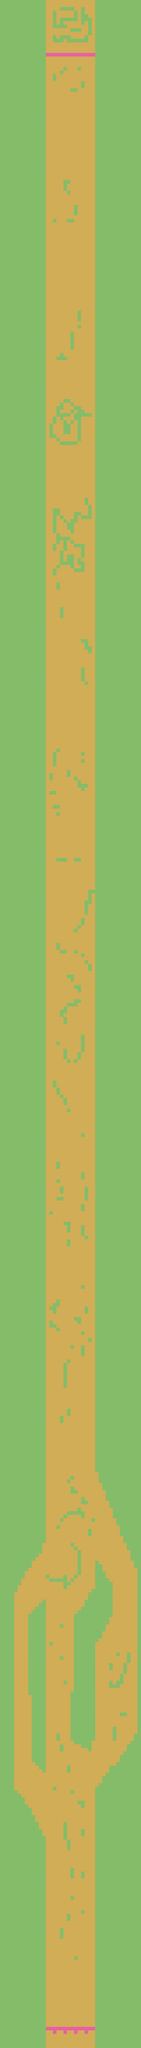

This is a level from a 2D game, rendered from its Tiled map with the project's own tilesets. A one-line summary and the map file follow, with tile-layer data summarised:
An orthogonal 40x580 tile map with 32x32 px tiles, 3 tile layers (bg1, bg2, bg3) and 119 objects (96x 1100, 21x 1000).

<map version="1.0" orientation="orthogonal" width="40" height="580" tilewidth="32" tileheight="32">
 <tileset firstgid="1" name="test" tilewidth="32" tileheight="32">
  <image source="test.png" width="64" height="64" />
 </tileset>
 <layer name="bg1" width="40" height="580">
  <data>[23200 cells, 23200 non-empty, 1 distinct tile ids]</data>
 </layer>
 <layer name="bg2" width="40" height="580">
  <data>[23200 cells, 9005 non-empty, 1 distinct tile ids]</data>
 </layer>
 <layer name="bg3" width="40" height="580">
  <data>[23200 cells, 502 non-empty, 2 distinct tile ids]</data>
 </layer>
 <objectgroup name="edges" width="40" height="580">
  <object x="864" y="18560" width="64" />
  <object x="864" y="18560" width="224" />
  <object type="1000" x="864" y="16192" width="416" height="2368" />
  <object type="1000" x="864" y="16192">
   <polygon points="0,0 384,-480 384,0" />
  </object>
  <object type="1000" x="1248" y="13312" width="32" height="2880" />
  <object type="1000" x="1248" y="14240">
   <polyline points="0,0 -384,-928 0,-928 0,0" />
  </object>
  <object type="1000" x="864" y="0" width="416" height="13312" />
  <object type="1000" x="0" y="0" width="416" height="13984" />
  <object type="1000" x="416" y="13984">
   <polygon points="0,0 -288,448 -288,0" />
  </object>
  <object type="1000" x="0" y="13984" width="128" height="2656" />
  <object type="1000" x="128" y="16192">
   <polygon points="0,0 288,448 0,448" />
  </object>
  <object type="1000" x="0" y="16640" width="416" height="1920" />
  <object type="1000" x="416" y="14496">
   <polygon points="0,0 -160,128 0,128" />
  </object>
  <object type="1000" x="864" y="14144">
   <polygon points="0,0 160,224 0,224" />
  </object>
  <object type="1000" x="864" y="14368">
   <polygon points="0,0 -192,288 0,288" />
  </object>
  <object type="1000" x="1024" y="14624">
   <polygon points="0,0 -160,0 -160,288" />
  </object>
  <object type="1000" x="832" y="15872">
   <polygon points="0,0 -192,-96 0,-96" />
  </object>
  <object type="1000" x="416" y="16064">
   <polygon points="0,0 -128,-96 0,-96" />
  </object>
  <object type="1000" x="864" y="14368" width="160" height="256" />
  <object type="1000" x="672" y="14656" width="192" height="672" />
  <object type="1000" x="640" y="15328" width="224" height="448" />
  <object type="1000" x="256" y="14624" width="160" height="736" />
  <object type="1000" x="288" y="15360" width="128" height="608" />
 </objectgroup>
 <objectgroup name="items" width="40" height="580">
  <object type="1100" gid="1" x="672" y="17632" />
  <object type="1100" gid="1" x="768" y="17408" />
  <object type="1100" gid="1" x="480" y="16896" />
  <object type="1100" gid="1" x="480" y="17408" />
  <object type="1100" gid="1" x="576" y="17280" />
  <object type="1100" gid="1" x="640" y="16608" />
  <object type="1100" gid="1" x="576" y="16544" />
  <object type="1100" gid="1" x="512" y="16480" />
  <object type="1100" gid="1" x="512" y="16384" />
  <object type="1100" gid="1" x="320" y="16448" />
  <object type="1100" gid="1" x="608" y="15968" />
  <object type="1100" gid="1" x="544" y="15968" />
  <object type="1100" gid="1" x="992" y="15680" />
  <object type="1100" gid="1" x="1056" y="15392" />
  <object type="1100" gid="1" x="928" y="15392" />
  <object type="1100" gid="1" x="1024" y="15104" />
  <object type="1100" gid="1" x="544" y="15040" />
  <object type="1100" gid="1" x="576" y="15264" />
  <object type="1100" gid="1" x="544" y="14752" />
  <object type="1100" gid="1" x="640" y="14336" />
  <object type="1100" gid="1" x="416" y="14240" />
  <object type="1100" gid="1" x="640" y="14016" />
  <object type="1100" gid="1" x="800" y="13888" />
  <object type="1100" gid="1" x="608" y="13728" />
  <object type="1100" gid="1" x="608" y="13600" />
  <object type="1100" gid="1" x="640" y="13408" />
  <object type="1100" gid="1" x="544" y="13120" />
  <object type="1100" gid="1" x="576" y="13120" />
  <object type="1100" gid="1" x="608" y="13120" />
  <object type="1100" gid="1" x="608" y="12832" />
  <object type="1100" gid="1" x="576" y="12608" />
  <object type="1100" gid="1" x="576" y="12576" />
  <object type="1100" gid="1" x="736" y="12288" />
  <object type="1100" gid="1" x="640" y="12224" />
  <object type="1100" gid="1" x="512" y="12064" />
  <object type="1100" gid="1" x="672" y="11968" />
  <object type="1100" gid="1" x="576" y="11520" />
  <object type="1100" gid="1" x="608" y="11296" />
  <object type="1100" gid="1" x="608" y="11264" />
  <object type="1100" gid="1" x="608" y="11104" />
  <object type="1100" gid="1" x="512" y="10880" />
  <object type="1100" gid="1" x="544" y="10784" />
  <object type="1100" gid="1" x="768" y="10784" />
  <object type="1100" gid="1" x="704" y="10528" />
  <object type="1100" gid="1" x="448" y="10144" />
  <object type="1100" gid="1" x="512" y="10144" />
  <object type="1100" gid="1" x="608" y="10080" />
  <object type="1100" gid="1" x="608" y="9632" />
  <object type="1100" gid="1" x="576" y="9280" />
  <object type="1100" gid="1" x="608" y="9120" />
  <object type="1100" gid="1" x="704" y="8960" />
  <object type="1100" gid="1" x="448" y="8832" />
  <object type="1100" gid="1" x="832" y="8672" />
  <object type="1100" gid="1" x="672" y="8448" />
  <object type="1100" gid="1" x="736" y="8384" />
  <object type="1100" gid="1" x="768" y="8288" />
  <object type="1100" gid="1" x="768" y="8192" />
  <object type="1100" gid="1" x="736" y="8096" />
  <object type="1100" gid="1" x="672" y="8000" />
  <object type="1100" gid="1" x="672" y="7808" />
  <object type="1100" gid="1" x="512" y="7392" />
  <object type="1100" gid="1" x="704" y="7136" />
  <object type="1100" gid="1" x="608" y="7040" />
  <object type="1100" gid="1" x="480" y="6880" />
  <object type="1100" gid="1" x="512" y="6816" />
  <object type="1100" gid="1" x="608" y="6624" />
  <object type="1100" gid="1" x="672" y="6432" />
  <object type="1100" gid="1" x="448" y="6304" />
  <object type="1100" gid="1" x="704" y="5888" />
  <object type="1100" gid="1" x="736" y="6080" />
  <object type="1100" gid="1" x="480" y="5824" />
  <object type="1100" gid="1" x="576" y="5536" />
  <object type="1100" gid="1" x="800" y="5152" />
  <object type="1100" gid="1" x="512" y="4832" />
  <object type="1100" gid="1" x="512" y="5152" />
  <object type="1100" gid="1" x="672" y="4640" />
  <object type="1100" gid="1" x="512" y="4352" />
  <object type="1100" gid="1" x="672" y="4256" />
  <object type="1100" gid="1" x="512" y="3936" />
  <object type="1100" gid="1" x="672" y="3872" />
  <object type="1100" gid="1" x="544" y="3744" />
  <object type="1100" gid="1" x="672" y="3488" />
  <object type="1100" gid="1" x="576" y="3296" />
  <object type="1100" gid="1" x="608" y="3168" />
  <object type="1100" gid="1" x="576" y="3040" />
  <object type="1100" gid="1" x="672" y="2880" />
  <object type="1100" gid="1" x="576" y="2720" />
  <object type="1100" gid="1" x="416" y="2592" />
  <object type="1100" gid="1" x="672" y="2176" />
  <object type="1100" gid="1" x="544" y="1792" />
  <object type="1100" gid="1" x="704" y="1344" />
  <object type="1100" gid="1" x="544" y="1344" />
  <object type="1100" gid="1" x="608" y="1216" />
  <object type="1100" gid="1" x="608" y="1216" />
  <object type="1100" gid="1" x="480" y="928" />
  <object type="1100" gid="1" x="704" y="640" />
 </objectgroup>
</map>
